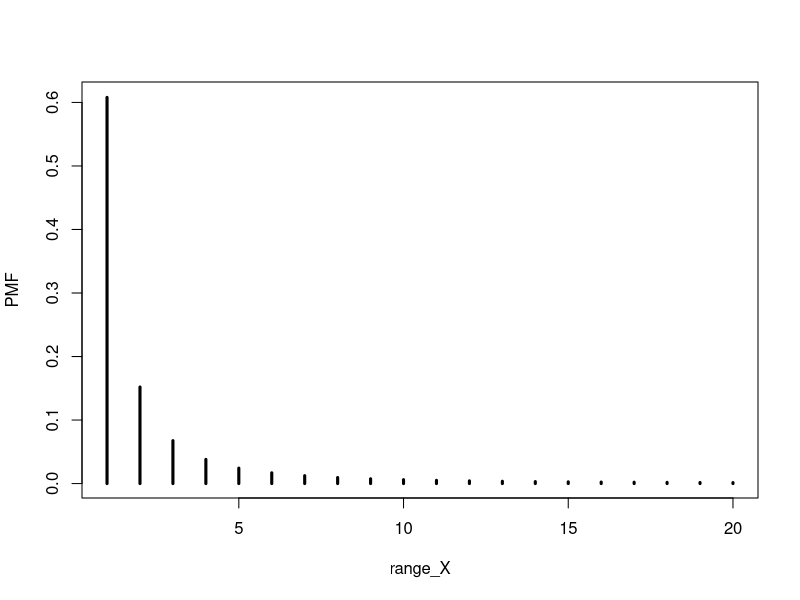
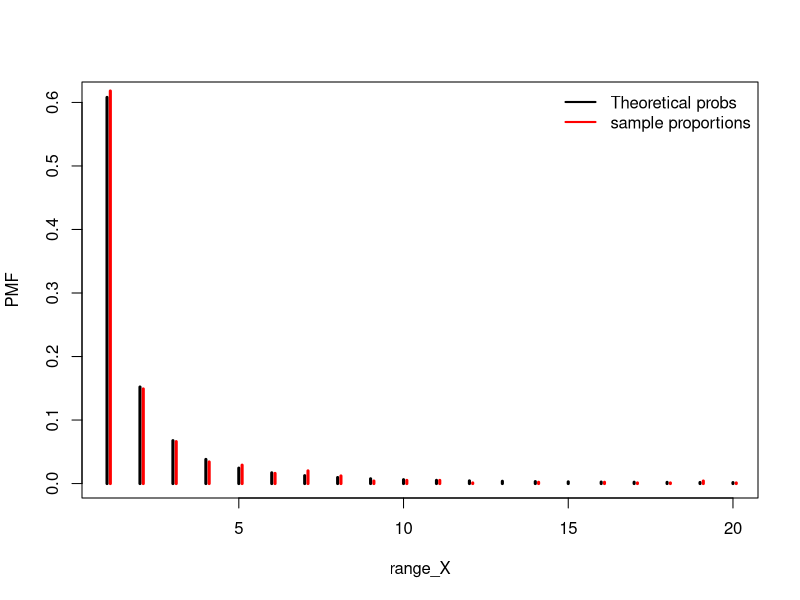
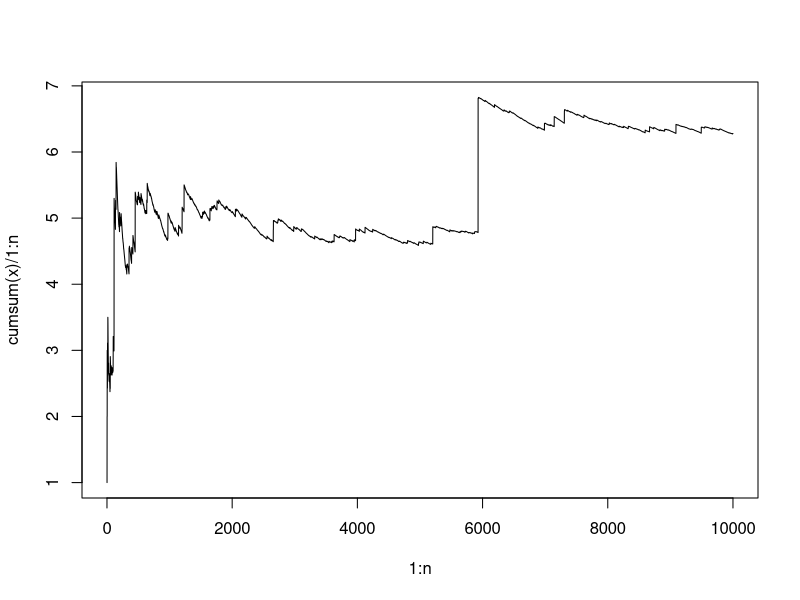

These charts were generated, in order, by the following R code:
# ==============================================================================
# helper functions
# ==============================================================================

pmf_custom <- function(x) {6 / (pi^2 * x^2)}

r_custom <- function(n) {
  replicate(n, {
    u <- runif(1)
    
    x <- 1
    p <- pmf_custom(x)
    cdf <- p
    
    while (cdf < u) {
      x <- x + 1
      p <- pmf_custom(x)
      cdf <- cdf + p
    }
    
    x
  })
}

# ==============================================================================
# plot the pmf
# ==============================================================================

range_X <- 1:20
PMF <- 6 / (pi^2 * range_X^2)

plot(range_X, PMF, type = "h", lwd = 3)

# ==============================================================================
# simulate and compare to truth
# ==============================================================================

n <- 1000

x <- r_custom(n)

obs_X <- sort(unique(x))
props <- table(x) / n

plot(range_X, PMF, type = "h", lwd = 3)
points(obs_X + 0.1, props, type = "h", lwd = 3, col = "red")
legend("topright", legend = c("Theoretical probs", "sample proportions"), lwd = 2, col = c("black", "red"), bty = "n")
x
mean(x)

# ==============================================================================
# track the running average
# ==============================================================================

set.seed(23456)

n <- 10000

x <- r_custom(n)

plot(1:n, cumsum(x) / 1:n, type = "l")
